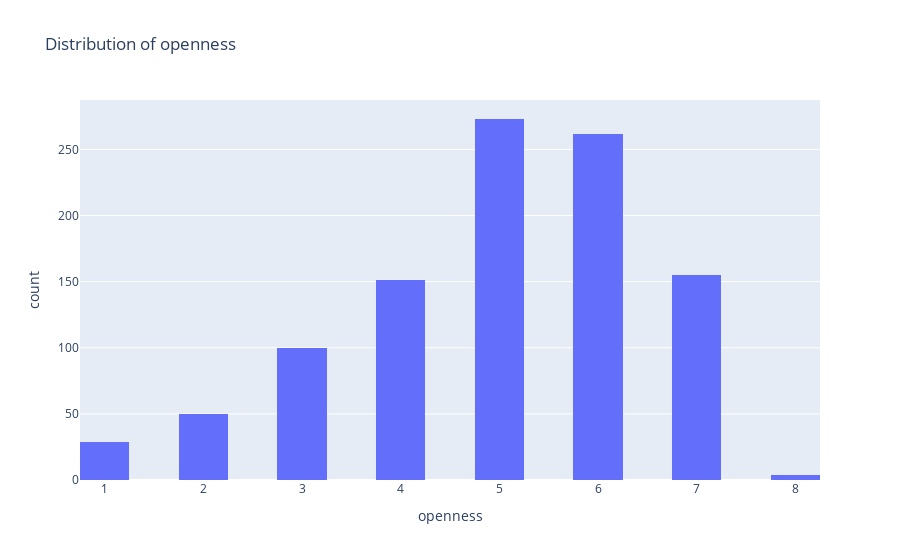
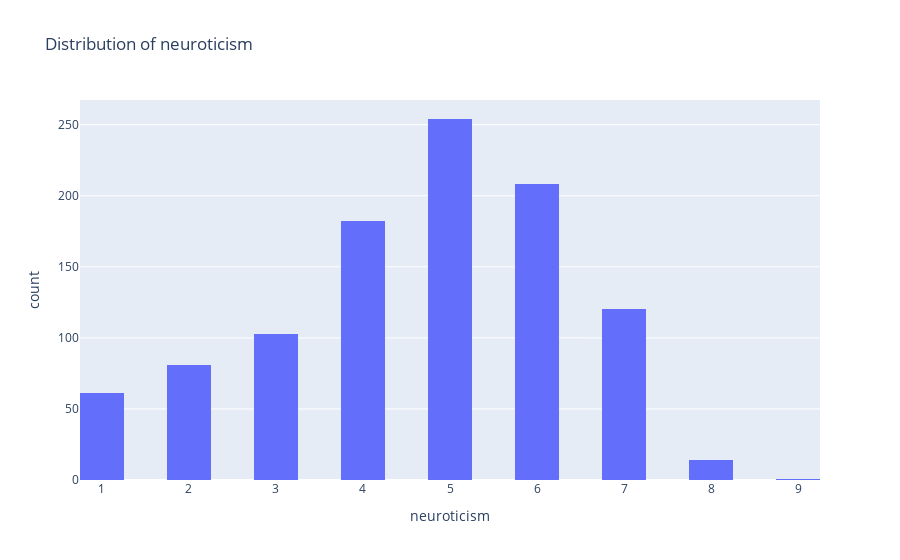
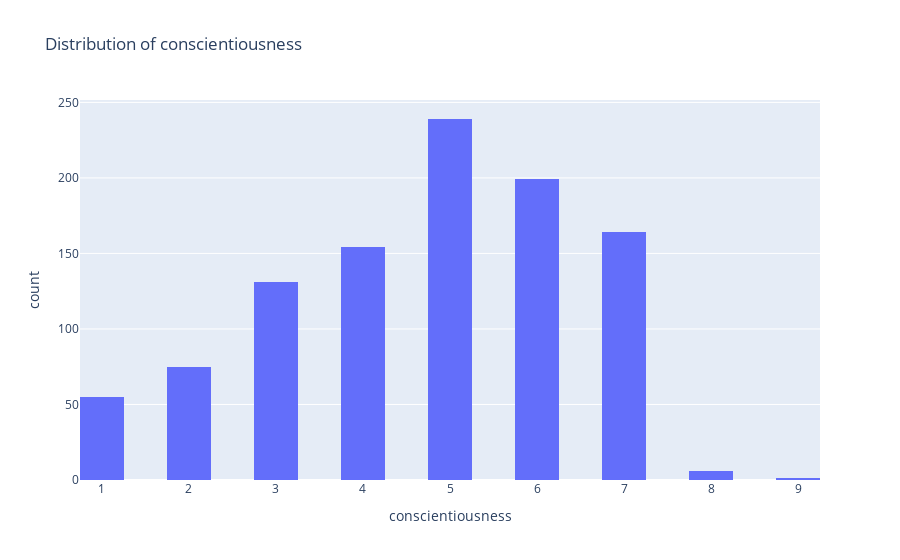
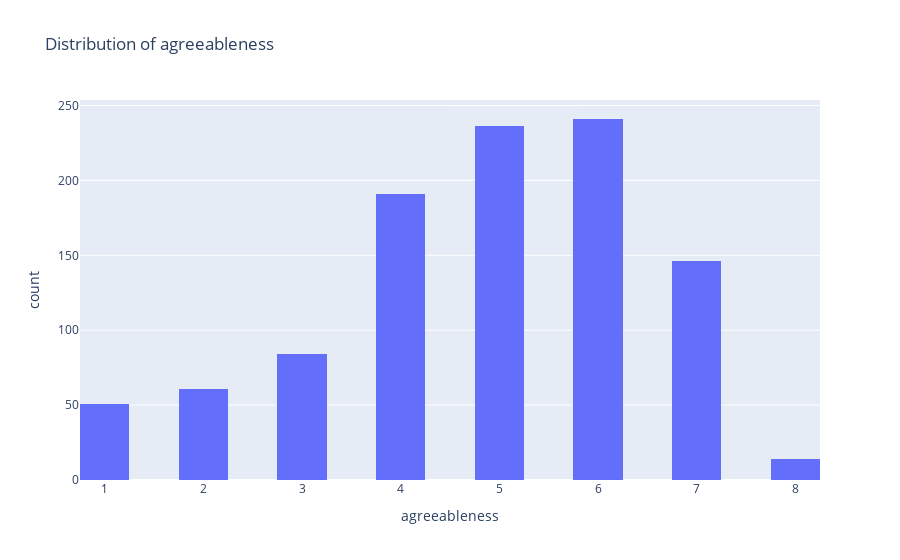

Notebook source saved alongside these figures, in order:
### Code cell
personality_traits = ['openness', 'neuroticism', 'conscientiousness', 'agreeableness', 'extraversion']

for trait in personality_traits:
    fig_trait = px.histogram(df, x=trait, nbins=20, title=f'Distribution of {trait}')
    fig_trait.show()

### Figure 1 — Plotly figure (JSON) as saved in the notebook; plotly's stock layout.template omitted (floating-point values rounded to 4 significant figures; data arrays with more than 128 entries replaced by an {"elided": "..."} marker saying what was removed)
{"data": [{"alignmentgroup": "True", "bingroup": "x", "hovertemplate": "openness=%{x}<br>count=%{y}<extra></extra>", "legendgroup": "", "marker": {"color": "#636efa", "pattern": {"shape": ""}}, "name": "", "nbinsx": 20, "offsetgroup": "", "orientation": "v", "showlegend": false, "type": "histogram", "x": {"elided": "1024 int values"}, "xaxis": "x", "yaxis": "y"}], "layout": {"autosize": true, "barmode": "relative", "legend": {"tracegroupgap": 0}, "title": {"text": "Distribution of openness"}, "xaxis": {"anchor": "y", "autorange": true, "domain": [0, 1], "range": [0.75, 8.25], "title": {"text": "openness"}, "type": "linear"}, "yaxis": {"anchor": "x", "autorange": true, "domain": [0, 1], "range": [0, 287.4], "title": {"text": "count"}}}}

### Figure 2 — Plotly figure (JSON) as saved in the notebook; plotly's stock layout.template omitted (floating-point values rounded to 4 significant figures; data arrays with more than 128 entries replaced by an {"elided": "..."} marker saying what was removed)
{"data": [{"alignmentgroup": "True", "bingroup": "x", "hovertemplate": "neuroticism=%{x}<br>count=%{y}<extra></extra>", "legendgroup": "", "marker": {"color": "#636efa", "pattern": {"shape": ""}}, "name": "", "nbinsx": 20, "offsetgroup": "", "orientation": "v", "showlegend": false, "type": "histogram", "x": {"elided": "1024 int values"}, "xaxis": "x", "yaxis": "y"}], "layout": {"autosize": true, "barmode": "relative", "legend": {"tracegroupgap": 0}, "title": {"text": "Distribution of neuroticism"}, "xaxis": {"anchor": "y", "autorange": true, "domain": [0, 1], "range": [0.75, 9.25], "title": {"text": "neuroticism"}, "type": "linear"}, "yaxis": {"anchor": "x", "autorange": true, "domain": [0, 1], "range": [0, 267.4], "title": {"text": "count"}}}}

### Figure 3 — Plotly figure (JSON) as saved in the notebook; plotly's stock layout.template omitted (floating-point values rounded to 4 significant figures; data arrays with more than 128 entries replaced by an {"elided": "..."} marker saying what was removed)
{"data": [{"alignmentgroup": "True", "bingroup": "x", "hovertemplate": "conscientiousness=%{x}<br>count=%{y}<extra></extra>", "legendgroup": "", "marker": {"color": "#636efa", "pattern": {"shape": ""}}, "name": "", "nbinsx": 20, "offsetgroup": "", "orientation": "v", "showlegend": false, "type": "histogram", "x": {"elided": "1024 int values"}, "xaxis": "x", "yaxis": "y"}], "layout": {"autosize": true, "barmode": "relative", "legend": {"tracegroupgap": 0}, "title": {"text": "Distribution of conscientiousness"}, "xaxis": {"anchor": "y", "autorange": true, "domain": [0, 1], "range": [0.75, 9.25], "title": {"text": "conscientiousness"}, "type": "linear"}, "yaxis": {"anchor": "x", "autorange": true, "domain": [0, 1], "range": [0, 251.6], "title": {"text": "count"}}}}

### Figure 4 — Plotly figure (JSON) as saved in the notebook; plotly's stock layout.template omitted (floating-point values rounded to 4 significant figures; data arrays with more than 128 entries replaced by an {"elided": "..."} marker saying what was removed)
{"data": [{"alignmentgroup": "True", "bingroup": "x", "hovertemplate": "agreeableness=%{x}<br>count=%{y}<extra></extra>", "legendgroup": "", "marker": {"color": "#636efa", "pattern": {"shape": ""}}, "name": "", "nbinsx": 20, "offsetgroup": "", "orientation": "v", "showlegend": false, "type": "histogram", "x": {"elided": "1024 int values"}, "xaxis": "x", "yaxis": "y"}], "layout": {"autosize": true, "barmode": "relative", "legend": {"tracegroupgap": 0}, "title": {"text": "Distribution of agreeableness"}, "xaxis": {"anchor": "y", "autorange": true, "domain": [0, 1], "range": [0.75, 8.25], "title": {"text": "agreeableness"}, "type": "linear"}, "yaxis": {"anchor": "x", "autorange": true, "domain": [0, 1], "range": [0, 253.7], "title": {"text": "count"}}}}
